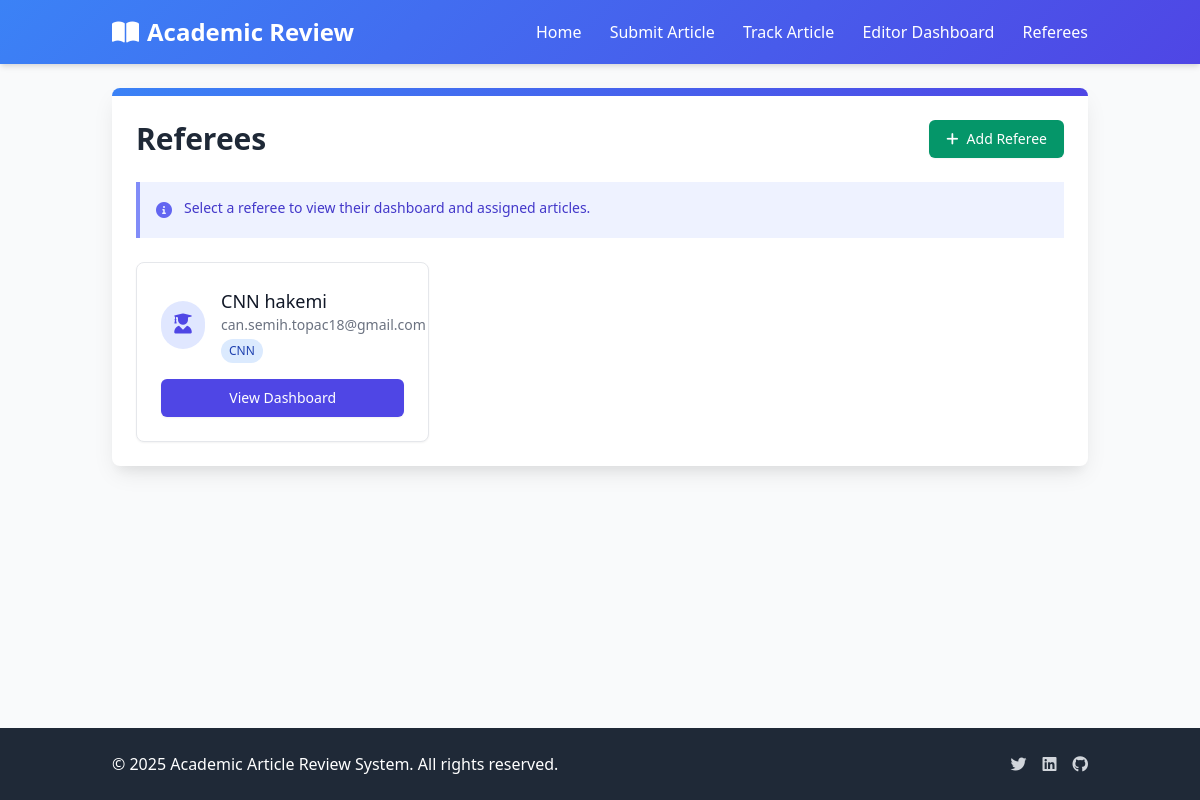
/referees/, run on an earlier commit of the app's database.
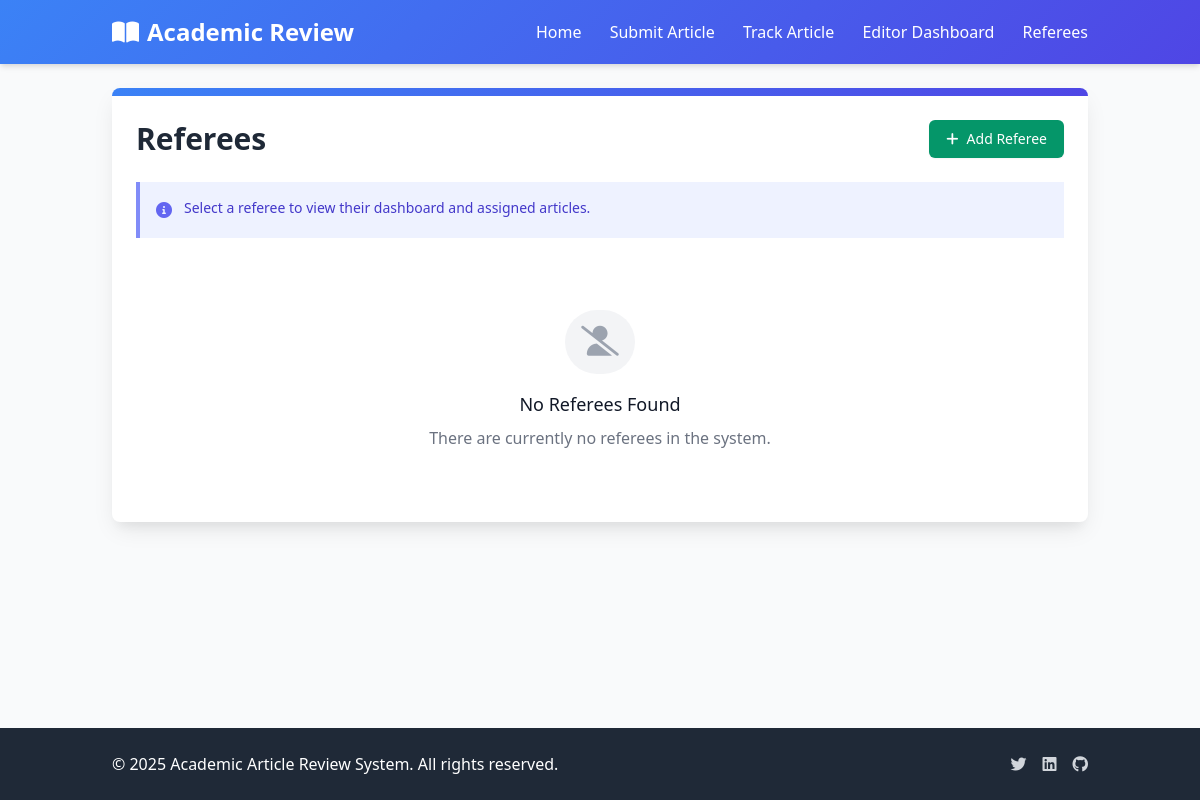
And on a later commit of the database.
### articles/models.py (models this page shows, shortened)
class Referee(models.Model):
    user = models.OneToOneField(User, on_delete=models.CASCADE)
    specialization = models.CharField(max_length=255, blank=True, help_text="Referee's area of expertise (e.g., Machine Learning, Data Science)")

### articles/views.py (the view)
# urls.py: path('referees/', views.referee_list, name='referee_list'),
def referee_list(request):
    referees = Referee.objects.all()
    return render(request, 'articles/referee/list.html', {'referees': referees})

### templates/articles/referee/list.html
{% extends 'articles/base.html' %}
{% block content %}
<div class="max-w-6xl mx-auto">
    <div class="bg-white rounded-lg shadow-card overflow-hidden">
        <div class="gradient-bg h-2"></div>
        <div class="p-6">
            <div class="flex justify-between items-center mb-6">
                <h1 class="text-3xl font-bold text-gray-800">Referees</h1>
                <a href="{% url 'add_referee' %}" class="inline-flex items-center px-4 py-2 border border-transparent text-sm font-medium rounded-md shadow-sm text-white bg-green-600 hover:bg-green-700 focus:outline-none focus:ring-2 focus:ring-offset-2 focus:ring-green-500">
                    <i class="fas fa-plus mr-2"></i> Add Referee
                </a>
            </div>
            <div class="bg-indigo-50 border-l-4 border-indigo-400 p-4 mb-6">
                <div class="flex">
                    <div class="flex-shrink-0">
                        <i class="fas fa-info-circle text-indigo-500"></i>
                    </div>
                    <div class="ml-3">
                        <p class="text-sm text-indigo-700">
                            Select a referee to view their dashboard and assigned articles.
                        </p>
                    </div>
                </div>
            </div>
            <div class="grid grid-cols-1 md:grid-cols-3 gap-6">
                {% for referee in referees %}
                <div class="bg-white rounded-lg border border-gray-200 shadow-sm overflow-hidden hover:shadow-md transition-shadow">
                    <div class="p-6">
                        <div class="flex items-center mb-4">
                            <div class="bg-indigo-100 rounded-full p-3 mr-4">
                                <i class="fas fa-user-graduate text-indigo-600 text-xl"></i>
                            </div>
                            <div>
                                <h3 class="text-lg font-medium text-gray-900">{{ referee.user.username }}</h3>
                                <p class="text-sm text-gray-500">{{ referee.user.email }}</p>
                                {% if referee.specialization %}
                                <p class="text-xs mt-1 bg-blue-100 text-blue-800 px-2 py-1 rounded-full inline-block">
                                    {{ referee.specialization }}
                                </p>
                                {% endif %}
                            </div>
                        </div>
                        <div class="mt-4">
                            <a href="{% url 'referee_dashboard' referee.id %}" class="w-full inline-flex justify-center items-center px-4 py-2 border border-transparent text-sm font-medium rounded-md shadow-sm text-white bg-indigo-600 hover:bg-indigo-700 focus:outline-none focus:ring-2 focus:ring-offset-2 focus:ring-indigo-500">
                                View Dashboard
                            </a>
                        </div>
                    </div>
                </div>
                {% empty %}
                <div class="md:col-span-3 text-center py-12">
                    <div class="inline-block p-4 rounded-full bg-gray-100 mb-4">
                        <i class="fas fa-user-slash text-gray-400 text-3xl"></i>
                    </div>
                    <h3 class="text-lg font-medium text-gray-900">No Referees Found</h3>
                    <p class="text-gray-500 mt-2">There are currently no referees in the system.</p>
                </div>
                {% endfor %}
            </div>
        </div>
    </div>
</div>
{% endblock %}

What changed in the data, as far as the page shows it:
removed Referee: user.username "CNN hakemi", user.email "can.semih.topac18@gmail.com", specialization "CNN"
Also different on the page:
text now shown: "No Referees Found There are currently no referees in the system."
